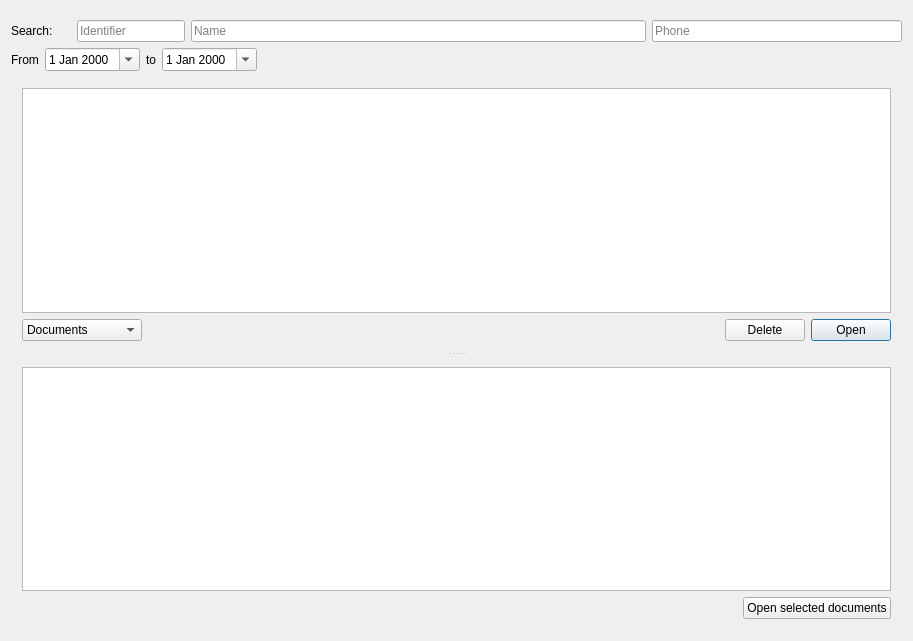
<?xml version="1.0" encoding="UTF-8"?>
<ui version="4.0">
 <class>BrowserDialog</class>
 <widget class="QDialog" name="BrowserDialog">
  <property name="geometry">
   <rect>
    <x>0</x>
    <y>0</y>
    <width>913</width>
    <height>641</height>
   </rect>
  </property>
  <property name="windowTitle">
   <string>BrowserDialog</string>
  </property>
  <property name="modal">
   <bool>true</bool>
  </property>
  <layout class="QVBoxLayout" name="verticalLayout_2">
   <property name="spacing">
    <number>0</number>
   </property>
   <property name="leftMargin">
    <number>0</number>
   </property>
   <property name="topMargin">
    <number>9</number>
   </property>
   <property name="rightMargin">
    <number>0</number>
   </property>
   <property name="bottomMargin">
    <number>0</number>
   </property>
   <item>
    <widget class="QTabBar" name="tabBar" native="true"/>
   </item>
   <item>
    <widget class="QFrame" name="frame">
     <property name="frameShape">
      <enum>QFrame::Shape::NoFrame</enum>
     </property>
     <layout class="QVBoxLayout" name="verticalLayout_4">
      <item>
       <layout class="QHBoxLayout" name="horizontalLayout_2">
        <item>
         <widget class="QLabel" name="label_3">
          <property name="sizePolicy">
           <sizepolicy hsizetype="Fixed" vsizetype="Preferred">
            <horstretch>0</horstretch>
            <verstretch>0</verstretch>
           </sizepolicy>
          </property>
          <property name="minimumSize">
           <size>
            <width>60</width>
            <height>0</height>
           </size>
          </property>
          <property name="text">
           <string>Search:</string>
          </property>
         </widget>
        </item>
        <item>
         <widget class="QLineEdit" name="idSearchEdit">
          <property name="sizePolicy">
           <sizepolicy hsizetype="Fixed" vsizetype="Fixed">
            <horstretch>0</horstretch>
            <verstretch>0</verstretch>
           </sizepolicy>
          </property>
          <property name="inputMask">
           <string/>
          </property>
          <property name="maxLength">
           <number>10</number>
          </property>
          <property name="placeholderText">
           <string>Identifier</string>
          </property>
         </widget>
        </item>
        <item>
         <widget class="QLineEdit" name="nameSearchEdit">
          <property name="sizePolicy">
           <sizepolicy hsizetype="Expanding" vsizetype="Fixed">
            <horstretch>0</horstretch>
            <verstretch>0</verstretch>
           </sizepolicy>
          </property>
          <property name="minimumSize">
           <size>
            <width>350</width>
            <height>0</height>
           </size>
          </property>
          <property name="placeholderText">
           <string>Name</string>
          </property>
         </widget>
        </item>
        <item>
         <widget class="QLineEdit" name="phoneSearchEdit">
          <property name="sizePolicy">
           <sizepolicy hsizetype="Preferred" vsizetype="Fixed">
            <horstretch>0</horstretch>
            <verstretch>0</verstretch>
           </sizepolicy>
          </property>
          <property name="minimumSize">
           <size>
            <width>250</width>
            <height>0</height>
           </size>
          </property>
          <property name="maximumSize">
           <size>
            <width>16777215</width>
            <height>16777215</height>
           </size>
          </property>
          <property name="inputMask">
           <string/>
          </property>
          <property name="text">
           <string/>
          </property>
          <property name="maxLength">
           <number>15</number>
          </property>
          <property name="placeholderText">
           <string>Phone</string>
          </property>
         </widget>
        </item>
       </layout>
      </item>
      <item>
       <layout class="QHBoxLayout" name="horizontalLayout_3">
        <item>
         <widget class="QLabel" name="fromLabel">
          <property name="text">
           <string>From</string>
          </property>
         </widget>
        </item>
        <item>
         <widget class="DateEdit" name="fromDateEdit">
          <property name="calendarPopup">
           <bool>true</bool>
          </property>
         </widget>
        </item>
        <item>
         <widget class="QLabel" name="toLabel">
          <property name="text">
           <string>to</string>
          </property>
         </widget>
        </item>
        <item>
         <widget class="DateEdit" name="toDateEdit">
          <property name="calendarPopup">
           <bool>true</bool>
          </property>
         </widget>
        </item>
        <item>
         <spacer name="horizontalSpacer_2">
          <property name="orientation">
           <enum>Qt::Orientation::Horizontal</enum>
          </property>
          <property name="sizeHint" stdset="0">
           <size>
            <width>40</width>
            <height>20</height>
           </size>
          </property>
         </spacer>
        </item>
        <item>
         <widget class="QLabel" name="countLabel">
          <property name="text">
           <string/>
          </property>
         </widget>
        </item>
       </layout>
      </item>
      <item>
       <widget class="QSplitter" name="splitter">
        <property name="midLineWidth">
         <number>4</number>
        </property>
        <property name="orientation">
         <enum>Qt::Orientation::Vertical</enum>
        </property>
        <widget class="QWidget" name="layoutWidget">
         <layout class="QVBoxLayout" name="verticalLayout">
          <item>
           <widget class="ListTable" name="tableView">
            <property name="minimumSize">
             <size>
              <width>0</width>
              <height>0</height>
             </size>
            </property>
           </widget>
          </item>
          <item>
           <layout class="QHBoxLayout" name="horizontal_layout">
            <item>
             <widget class="QComboBox" name="detailsCombo">
              <property name="minimumSize">
               <size>
                <width>120</width>
                <height>0</height>
               </size>
              </property>
              <item>
               <property name="text">
                <string>Documents</string>
               </property>
              </item>
              <item>
               <property name="text">
                <string>Procedures</string>
               </property>
              </item>
             </widget>
            </item>
            <item>
             <spacer name="horizontalSpacer">
              <property name="orientation">
               <enum>Qt::Orientation::Horizontal</enum>
              </property>
              <property name="sizeType">
               <enum>QSizePolicy::Policy::Expanding</enum>
              </property>
              <property name="sizeHint" stdset="0">
               <size>
                <width>40</width>
                <height>20</height>
               </size>
              </property>
             </spacer>
            </item>
            <item>
             <widget class="QPushButton" name="deleteButton">
              <property name="text">
               <string>Delete</string>
              </property>
              <property name="autoDefault">
               <bool>false</bool>
              </property>
             </widget>
            </item>
            <item>
             <widget class="QPushButton" name="openButton">
              <property name="text">
               <string>Open</string>
              </property>
              <property name="default">
               <bool>true</bool>
              </property>
             </widget>
            </item>
           </layout>
          </item>
         </layout>
        </widget>
        <widget class="QWidget" name="layoutWidget">
         <layout class="QVBoxLayout" name="verticalLayout_3">
          <item>
           <widget class="ListTable" name="preView">
            <property name="sizePolicy">
             <sizepolicy hsizetype="Expanding" vsizetype="Expanding">
              <horstretch>0</horstretch>
              <verstretch>0</verstretch>
             </sizepolicy>
            </property>
            <property name="minimumSize">
             <size>
              <width>0</width>
              <height>0</height>
             </size>
            </property>
            <property name="maximumSize">
             <size>
              <width>16777215</width>
              <height>16777215</height>
             </size>
            </property>
           </widget>
          </item>
          <item>
           <layout class="QHBoxLayout" name="horizontalLayout">
            <property name="bottomMargin">
             <number>0</number>
            </property>
            <item>
             <spacer name="previewSpacer">
              <property name="orientation">
               <enum>Qt::Orientation::Horizontal</enum>
              </property>
              <property name="sizeHint" stdset="0">
               <size>
                <width>40</width>
                <height>0</height>
               </size>
              </property>
             </spacer>
            </item>
            <item>
             <widget class="QPushButton" name="openDocButton">
              <property name="text">
               <string>Open selected documents</string>
              </property>
             </widget>
            </item>
           </layout>
          </item>
         </layout>
        </widget>
       </widget>
      </item>
     </layout>
    </widget>
   </item>
  </layout>
 </widget>
 <layoutdefault spacing="6" margin="11"/>
 <customwidgets>
  <customwidget>
   <class>DateEdit</class>
   <extends>QDateEdit</extends>
   <header>View/uiComponents/DateEdit.h</header>
  </customwidget>
  <customwidget>
   <class>ListTable</class>
   <extends>QTableView</extends>
   <header>View/uiComponents/ListTable.h</header>
  </customwidget>
  <customwidget>
   <class>QTabBar</class>
   <extends>QWidget</extends>
   <header location="global">qtabbar.h</header>
   <container>1</container>
  </customwidget>
 </customwidgets>
 <resources/>
 <connections/>
</ui>
